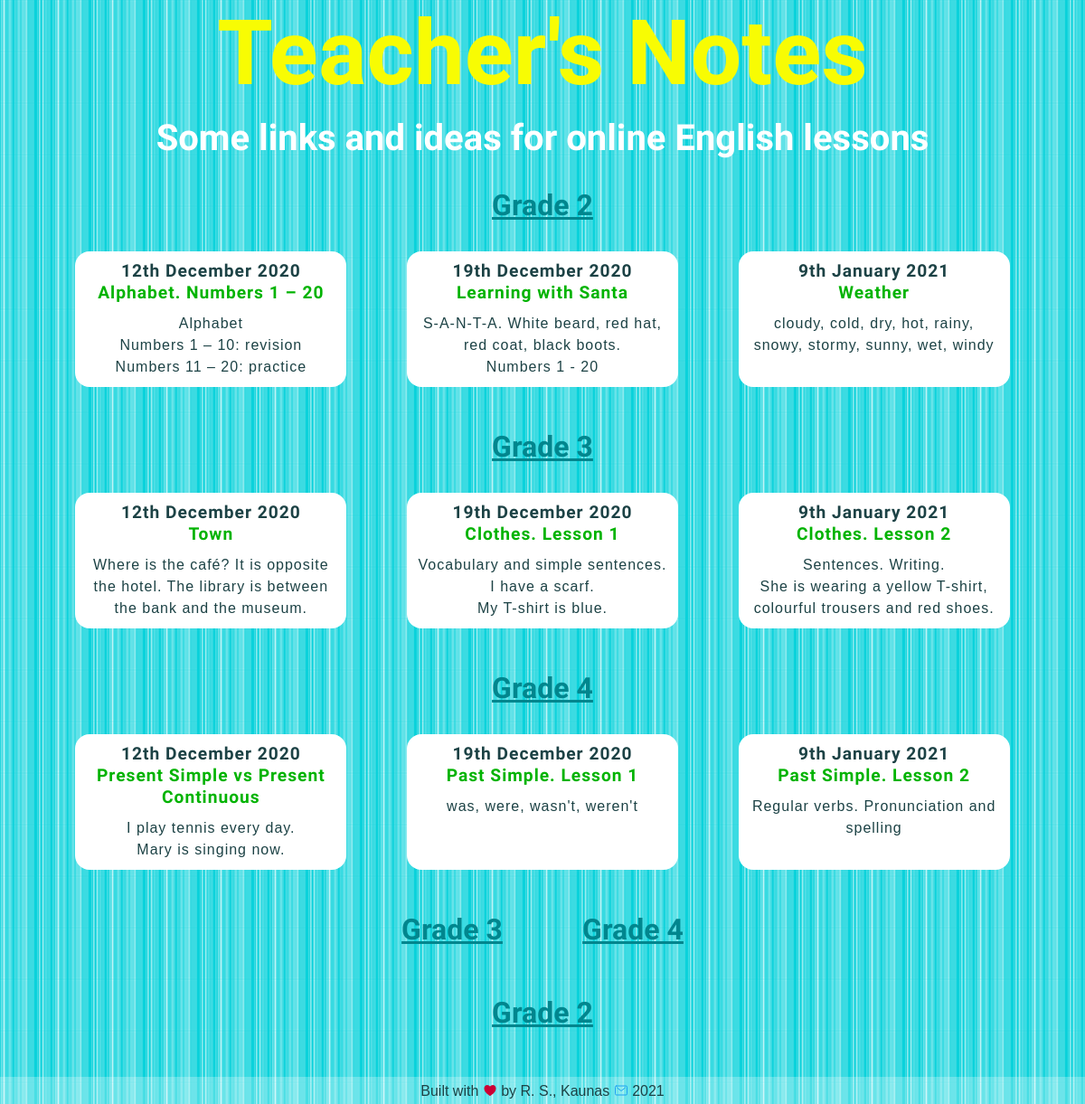
The app's page /, older data.
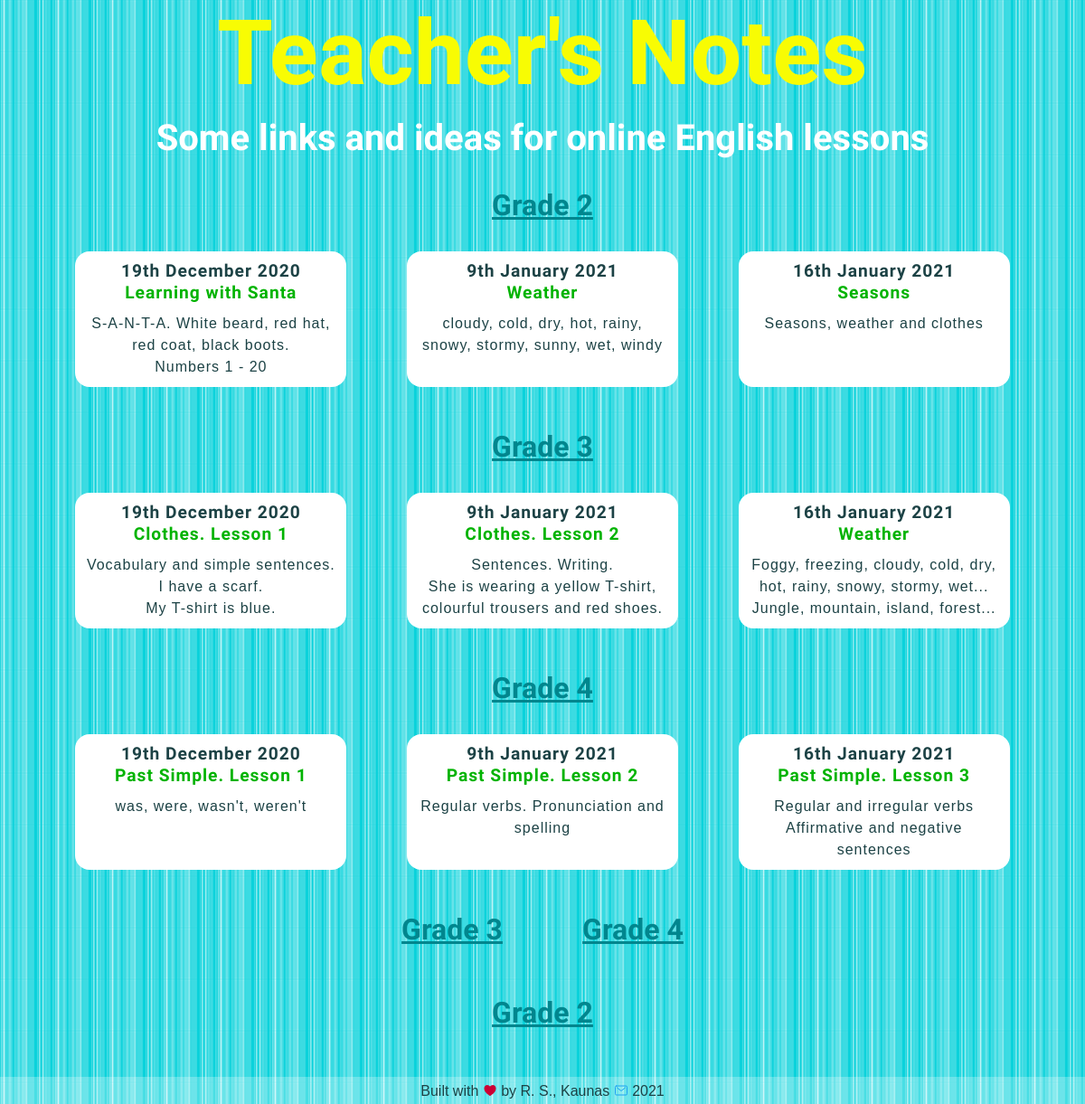
The same page, newer data.
### blog/models.py (models this page shows, shortened)
class Grade2blogpost(models.Model):
    grade = models.CharField(max_length=10, default='Grade 2')
    date = models.DateField()
    title = models.TextField(max_length=200)
    intro = models.TextField(max_length=400, default='intro')
    description = models.TextField()
    image = models.ImageField(upload_to='blog/images/', default='blog/images/soon.png')
    file = models.FileField(upload_to='blog/downloads/', blank='True')
    credits = models.TextField(blank='True')

class Grade3blogpost(models.Model):
    grade = models.CharField(max_length=10, default='Grade 3')
    date = models.DateField()
    title = models.TextField(max_length=200)
    intro = models.TextField(max_length=400, default='intro')
    description = models.TextField()
    image = models.ImageField(upload_to='blog/images/', default='blog/images/soon.png')
    file = models.FileField(upload_to='blog/downloads/', blank='True')
    credits = models.TextField(blank='True')

class Grade4blogpost(models.Model):
    grade = models.CharField(max_length=10, default='Grade 4')
    date = models.DateField()
    title = models.TextField(max_length=200)
    intro = models.TextField(max_length=400, default='intro')
    description = models.TextField()
    image = models.ImageField(upload_to='blog/images/', default='blog/images/soon.png')
    file = models.FileField(upload_to='blog/downloads/', blank='True')
    credits = models.TextField(blank='True')

### blog/views.py (the view)
# urls.py: path('', views.all_posts, name='all_posts'),
def all_posts(request):
    grade2blogposts = Grade2blogpost.objects.order_by('-date')[:3]
    grade3blogposts = Grade3blogpost.objects.order_by('-date')[:3]
    grade4blogposts = Grade4blogpost.objects.order_by('-date')[:3]
    return render(request, 'blog/all_posts.html', {'grade2blogposts': grade2blogposts,
                                                   'grade3blogposts': grade3blogposts,
                                                   'grade4blogposts': grade4blogposts})

### blog/templates/blog/all_posts.html (shortened to what this page needs)
<!DOCTYPE html>
{% load static %}
<html lang="en">
<head>
    <link href="{% static 'blog/all_posts.css' %}" type="text/css" rel="stylesheet"/>
    <link href="{% static 'blog/queries.css' %}" type="text/css" rel="stylesheet"/>
</head>
<body>
<div id="page-container">
    <div id="content-wrap">
        <header>
            <h1>Teacher's Notes</h1>
            <h2>Some links and ideas for online English lessons</h2>
        </header>
        <section>
            <a href="{% url 'blog:url_all_grade2' %}"><h3>Grade 2</h3></a>
            <div class="flex-container">
                {% for blogpost in grade2blogposts %}
                    <a class="button" href="{% url 'blog:url_one_grade2' blogpost.id %}">
                        <h4>{{ blogpost.date|date:'jS F Y' }}</h4>
                        <h5>{{ blogpost.title }}</h5>
                        <p>{{ blogpost.intro|safe|truncatewords:20 }}</p></a>
                {% endfor %}
            </div>
        </section>
        <section>
            <a href="{% url 'blog:url_all_grade3' %}"><h3>Grade 3</h3></a>
            <div class="flex-container">
                {% for blogpost in grade3blogposts %}
                    <a class="button" href="{% url 'blog:url_one_grade3' blogpost.id %}">
                        <h4>{{ blogpost.date|date:'jS F Y' }}</h4>
                        <h5>{{ blogpost.title }}</h5>
                        <p>{{ blogpost.intro|safe|truncatewords:20 }}</p></a>
                {% endfor %}
            </div>
        </section>
        <section>
            <a href="{% url 'blog:url_all_grade4' %}"><h3>Grade 4</h3></a>
            <div class="flex-container">
                {% for blogpost in grade4blogposts %}
                    <a class="button" href="{% url 'blog:url_one_grade4' blogpost.id %}">
                        <h4>{{ blogpost.date|date:'jS F Y' }}</h4>
                        <h5>{{ blogpost.title }}</h5>
                        <p>{{ blogpost.intro|safe|truncatewords:20 }}</p></a>
                {% endfor %}
            </div>
        </section>
        <div class="flex-container three-grades">
            <a href="{% url 'blog:url_all_grade4' %}"><h3>Grade 4</h3></a>
            <a href="{% url 'blog:url_all_grade3' %}"><h3>Grade 3</h3></a>
            <a href="{% url 'blog:url_all_grade2' %}"><h3>Grade 2</h3></a>
        </div>
    </div>
    {% include 'blog/footer.html' %}
</div>
</body>
</html>

Row changes from the older to the newer data that the page shows:
no longer on this page (row unchanged): Grade2blogpost: date "12th December 2020", title "Alphabet. Numbers 1 – 20", intro "Alphabet Numbers 1 – 10: revision Numbers 11 – 20: practice"
no longer on this page (row unchanged): Grade3blogpost: date "12th December 2020", title "Town", intro "Where is the café? It is opposite the hotel. The library is between the bank and the museum."
no longer on this page (row unchanged): Grade4blogpost: date "12th December 2020", title "Present Simple vs Present Continuous", intro "I play tennis every day. Mary is singing now."
added Grade2blogpost: date "16th January 2021", title "Seasons", intro "Seasons, weather and clothes"
added Grade3blogpost: date "16th January 2021", title "Weather", intro "Foggy, freezing, cloudy, cold, dry, hot, rainy, snowy, stormy, wet... Jungle, mountain, island, forest..."
added Grade4blogpost: date "16th January 2021", title "Past Simple. Lesson 3", intro "Regular and irregular verbs Affirmative and negative sentences"
